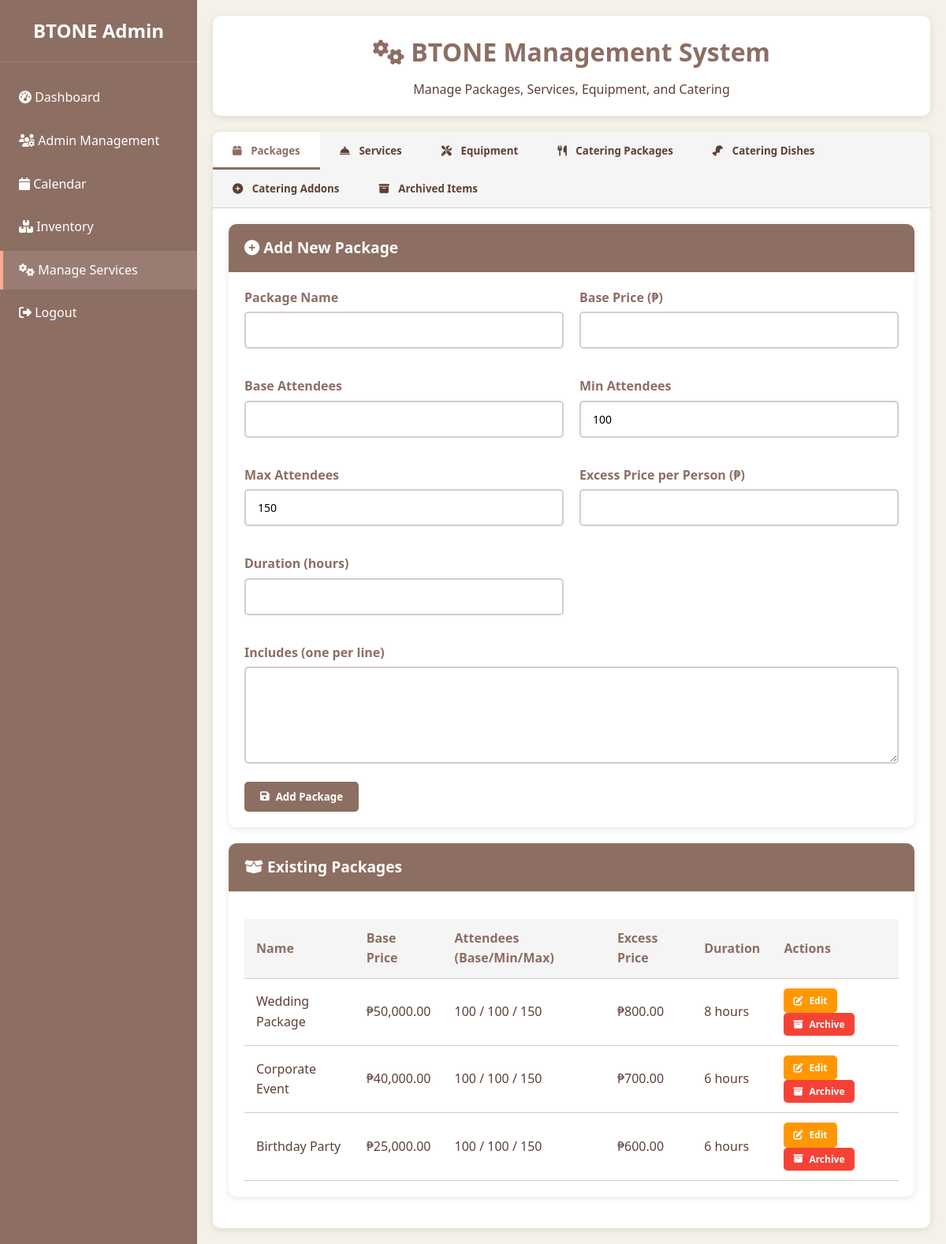
The app's page /admin/PHP/admin_management.php (signed in) with its own data.
### tables this page shows
CREATE TABLE IF NOT EXISTS `packages` (
  `id` int NOT NULL AUTO_INCREMENT,
  `name` varchar(100) NOT NULL,
  `base_price` decimal(10,2) NOT NULL,
  `base_attendees` int NOT NULL,
  `min_attendees` int NOT NULL DEFAULT '100',
  `max_attendees` int NOT NULL DEFAULT '150',
  `excess_price` decimal(10,2) NOT NULL,
  `duration` int NOT NULL,
  `includes` text NOT NULL,
  `status` enum('active','inactive') DEFAULT 'active',
  `created_at` timestamp NULL DEFAULT CURRENT_TIMESTAMP,
  PRIMARY KEY (`id`)
);

### admin/PHP/admin_management.php (the view, shortened to what this page needs)
<?php
$host = 'localhost';
$dbname = 'btonedatabase';
$username = 'root';
$password = '';
try {
    $pdo = new PDO("mysql:host=$host;dbname=$dbname;charset=utf8mb4", $username, $password);
    $pdo->setAttribute(PDO::ATTR_ERRMODE, PDO::ERRMODE_EXCEPTION);
} catch (PDOException $e) {
    die("Database Connection Failed: " . $e->getMessage());
}
$pdo->exec("
    CREATE TABLE IF NOT EXISTS archived_packages (
        id INT AUTO_INCREMENT PRIMARY KEY,
        original_id INT NOT NULL,
        name VARCHAR(100) NOT NULL,
        base_price DECIMAL(10,2) NOT NULL,
        base_attendees INT NOT NULL,
        min_attendees INT DEFAULT 100,
        max_attendees INT DEFAULT 150,
        excess_price DECIMAL(10,2) NOT NULL,
        duration INT NOT NULL,
        includes TEXT NOT NULL,
        archived_at TIMESTAMP DEFAULT CURRENT_TIMESTAMP,
        archived_by INT,
        reason TEXT
    )
");
$pdo->exec("
    CREATE TABLE IF NOT EXISTS archived_services (
        id INT AUTO_INCREMENT PRIMARY KEY,
        original_id INT NOT NULL,
        name VARCHAR(100) NOT NULL,
        price DECIMAL(10,2) NOT NULL,
        description TEXT,
        category VARCHAR(50) DEFAULT 'General',
        archived_at TIMESTAMP DEFAULT CURRENT_TIMESTAMP,
        archived_by INT,
        reason TEXT
    )
");
$pdo->exec("
    CREATE TABLE IF NOT EXISTS catering_packages (
        id INT AUTO_INCREMENT PRIMARY KEY,
        name VARCHAR(100) NOT NULL,
        base_price DECIMAL(10,2) NOT NULL,
        min_attendees INT NOT NULL DEFAULT 100,
        dish_count INT NOT NULL,
        includes TEXT NOT NULL,
        status ENUM('active', 'inactive') DEFAULT 'active',
        created_at TIMESTAMP DEFAULT CURRENT_TIMESTAMP,
        updated_at TIMESTAMP DEFAULT CURRENT_TIMESTAMP ON UPDATE CURRENT_TIMESTAMP
    )
");
$pdo->exec("
    CREATE TABLE IF NOT EXISTS catering_dishes (
        id INT AUTO_INCREMENT PRIMARY KEY,
        name VARCHAR(100) NOT NULL,
        category ENUM('Pork','Chicken','Beef','Fish','Vegetables','Pasta','Dessert','Juice','Soup','Appetizer') NOT NULL,
        description TEXT,
        is_default TINYINT(1) DEFAULT 0,
        status ENUM('active', 'inactive') DEFAULT 'active',
        created_at TIMESTAMP DEFAULT CURRENT_TIMESTAMP,
        updated_at TIMESTAMP DEFAULT CURRENT_TIMESTAMP ON UPDATE CURRENT_TIMESTAMP
    )
");
$pdo->exec("
    CREATE TABLE IF NOT EXISTS catering_addons (
        id INT AUTO_INCREMENT PRIMARY KEY,
        name VARCHAR(100) NOT NULL,
        price DECIMAL(10,2) NOT NULL,
        description TEXT,
        status ENUM('active', 'inactive') DEFAULT 'active',
        created_at TIMESTAMP DEFAULT CURRENT_TIMESTAMP,
        updated_at TIMESTAMP DEFAULT CURRENT_TIMESTAMP ON UPDATE CURRENT_TIMESTAMP
    )
");
$pdo->exec("
    CREATE TABLE IF NOT EXISTS archived_catering_packages (
        id INT AUTO_INCREMENT PRIMARY KEY,
        original_id INT NOT NULL,
        name VARCHAR(100) NOT NULL,
        base_price DECIMAL(10,2) NOT NULL,
        min_attendees INT NOT NULL DEFAULT 100,
        dish_count INT NOT NULL,
        includes TEXT NOT NULL,
        archived_at TIMESTAMP DEFAULT CURRENT_TIMESTAMP,
        archived_by INT,
        reason TEXT
    )
");
$pdo->exec("
    CREATE TABLE IF NOT EXISTS archived_catering_dishes (
        id INT AUTO_INCREMENT PRIMARY KEY,
        original_id INT NOT NULL,
        name VARCHAR(100) NOT NULL,
        category ENUM('Pork','Chicken','Beef','Fish','Vegetables','Pasta','Dessert','Juice','Soup','Appetizer') NOT NULL,
        description TEXT,
        archived_at TIMESTAMP DEFAULT CURRENT_TIMESTAMP,
        archived_by INT,
        reason TEXT
    )
");
$pdo->exec("
    CREATE TABLE IF NOT EXISTS archived_catering_addons (
        id INT AUTO_INCREMENT PRIMARY KEY,
        original_id INT NOT NULL,
        name VARCHAR(100) NOT NULL,
        price DECIMAL(10,2) NOT NULL,
        description TEXT,
        archived_at TIMESTAMP DEFAULT CURRENT_TIMESTAMP,
        archived_by INT,
        reason TEXT
    )
");
$packages = $pdo->query("SELECT * FROM packages")->fetchAll();
$edit_package = null;
$active_tab = 'packages';
?>
<!DOCTYPE html>
<html lang="en">
<head>
    <link rel="stylesheet" href="https://cdnjs.cloudflare.com/ajax/libs/font-awesome/6.4.0/css/all.min.css">
</head>
<body>
    <div class="dashboard-container">
        <nav class="sidebar">
            <div class="logo">
                <h2>BTONE Admin</h2>
            </div>
            <ul class="nav-menu">
                <li><a href="dashboard.php"><i class="fas fa-tachometer-alt"></i> Dashboard</a></li>
                <li><a href="add_user.php"><i class="fas fa-users-cog"></i> Admin Management</a></li>
                <li><a href="calendar.php"><i class="fas fa-calendar"></i> Calendar</a></li>
                <li><a href="Inventory.php"><i class="fas fa-boxes"></i> Inventory</a></li>
                <li><a href="admin_management.php" class="active"><i class="fas fa-cogs"></i> Manage Services</a></li>
                <li><a href="Index.php?logout=true"><i class="fas fa-sign-out-alt"></i> Logout</a></li>
            </ul>
        </nav>
        <main class="main-content">
            <div class="management-container">
                <div class="management-header">
                    <h1><i class="fas fa-cogs"></i> BTONE Management System</h1>
                    <p>Manage Packages, Services, Equipment, and Catering</p>
                </div>
                <div class="tab-container">
                    <div class="tab-buttons">
                        <button class="tab-btn <?php echo $active_tab == 'packages' ? 'active' : ''; ?>" onclick="showTab('packages')">
                            <i class="fas fa-box"></i> Packages
                        </button>
                        <button class="tab-btn <?php echo $active_tab == 'services' ? 'active' : ''; ?>" onclick="showTab('services')">
                            <i class="fas fa-concierge-bell"></i> Services
                        </button>
                        <button class="tab-btn <?php echo $active_tab == 'equipment' ? 'active' : ''; ?>" onclick="showTab('equipment')">
                            <i class="fas fa-tools"></i> Equipment
                        </button>
                        <button class="tab-btn <?php echo $active_tab == 'catering-packages' ? 'active' : ''; ?>" onclick="showTab('catering-packages')">
                            <i class="fas fa-utensils"></i> Catering Packages
                        </button>
                        <button class="tab-btn <?php echo $active_tab == 'catering-dishes' ? 'active' : ''; ?>" onclick="showTab('catering-dishes')">
                            <i class="fas fa-drumstick-bite"></i> Catering Dishes
                        </button>
                        <button class="tab-btn <?php echo $active_tab == 'catering-addons' ? 'active' : ''; ?>" onclick="showTab('catering-addons')">
                            <i class="fas fa-plus-circle"></i> Catering Addons
                        </button>
                        <button class="tab-btn <?php echo $active_tab == 'archived' ? 'active' : ''; ?>" onclick="showTab('archived')">
                            <i class="fas fa-archive"></i> Archived Items
                        </button>
                    </div>
                    <div id="packages-tab" class="tab-content <?php echo $active_tab == 'packages' ? 'active' : ''; ?>">
                        <div class="card">
                            <div class="card-header">
                                <h3><i class="fas fa-plus-circle"></i> <?php echo $edit_package ? 'Edit Package' : 'Add New Package'; ?></h3>
                            </div>
                            <div class="card-body">
                                <form method="POST">
                                    <div class="form-grid">
                                        <div class="form-group">
                                            <label>Package Name</label>
                                            <input type="text" name="package_name" class="form-control"
                                                value="<?php echo $edit_package ? htmlspecialchars($edit_package['name']) : ''; ?>" required>
                                        </div>
                                        <div class="form-group">
                                            <label>Base Price (₱)</label>
                                            <input type="number" name="base_price" step="0.01" class="form-control"
                                                value="<?php echo $edit_package ? $edit_package['base_price'] : ''; ?>" required>
                                        </div>
                                        <div class="form-group">
                                            <label>Base Attendees</label>
                                            <input type="number" name="base_attendees" class="form-control"
                                                value="<?php echo $edit_package ? $edit_package['base_attendees'] : ''; ?>" required>
                                        </div>
                                        <div class="form-group">
                                            <label>Min Attendees</label>
                                            <input type="number" name="min_attendees" class="form-control"
                                                value="<?php echo $edit_package ? $edit_package['min_attendees'] : '100'; ?>" required>
                                        </div>
                                        <div class="form-group">
                                            <label>Max Attendees</label>
                                            <input type="number" name="max_attendees" class="form-control"
                                                value="<?php echo $edit_package ? $edit_package['max_attendees'] : '150'; ?>" required>
                                        </div>
                                        <div class="form-group">
                                            <label>Excess Price per Person (₱)</label>
                                            <input type="number" name="excess_price" step="0.01" class="form-control"
                                                value="<?php echo $edit_package ? $edit_package['excess_price'] : ''; ?>" required>
                                        </div>
                                        <div class="form-group">
                                            <label>Duration (hours)</label>
                                            <input type="number" name="duration" class="form-control"
                                                value="<?php echo $edit_package ? $edit_package['duration'] : ''; ?>" required>
                                        </div>
                                    </div>
                                    <div class="form-group">
                                        <label>Includes (one per line)</label>
                                        <textarea name="includes" class="form-control" rows="5" required><?php echo $edit_package ? htmlspecialchars($edit_package['includes']) : ''; ?></textarea>
                                    </div>
                                    <button type="submit" name="<?php echo $edit_package ? 'update_package' : 'add_package'; ?>" class="btn btn-primary">
                                        <i class="fas fa-save"></i> <?php echo $edit_package ? 'Update Package' : 'Add Package'; ?>
                                    </button>
                                </form>
                            </div>
                        </div>
                        <div class="card">
                            <div class="card-header">
                                <h3><i class="fas fa-box-open"></i> Existing Packages</h3>
                            </div>
                            <div class="card-body">
                                <div class="table-container">
                                    <table class="table">
                                        <thead>
                                            <tr>
                                                <th>Name</th>
                                                <th>Base Price</th>
                                                <th>Attendees (Base/Min/Max)</th>
                                                <th>Excess Price</th>
                                                <th>Duration</th>
                                                <th>Actions</th>
                                            </tr>
                                        </thead>
                                        <tbody>
                                            <?php foreach ($packages as $package): ?>
                                            <tr>
                                                <td><?php echo htmlspecialchars($package['name']); ?></td>
                                                <td>₱<?php echo number_format($package['base_price'], 2); ?></td>
                                                <td><?php echo $package['base_attendees']; ?> / <?php echo $package['min_attendees']; ?> / <?php echo $package['max_attendees']; ?></td>
                                                <td>₱<?php echo number_format($package['excess_price'], 2); ?></td>
                                                <td><?php echo $package['duration']; ?> hours</td>
                                                <td>
                                                    <a href="?edit_package=<?php echo $package['id']; ?>" class="btn btn-warning btn-sm">
                                                        <i class="fas fa-edit"></i> Edit
                                                    </a>
                                                    <button class="btn btn-danger btn-sm" onclick="archiveItem('package', <?php echo $package['id']; ?>)">
                                                        <i class="fas fa-archive"></i> Archive
                                                    </button>
                                                </td>
                                            </tr>
                                            <?php endforeach; ?>
                                        </tbody>
                                    </table>
                                </div>
                            </div>
                        </div>
                    </div>
                </div>
            </div>
        </main>
    </div>
</body>
</html>

### records on screen
packages: name "Wedding Package", base_price "50,000.00", base_attendees "100", min_attendees "100", max_attendees "150", excess_price "800.00", duration "8"
packages: name "Corporate Event", base_price "40,000.00", base_attendees "100", min_attendees "100", max_attendees "150", excess_price "700.00", duration "6"
packages: name "Birthday Party", base_price "25,000.00", base_attendees "100", min_attendees "100", max_attendees "150", excess_price "600.00", duration "6"
